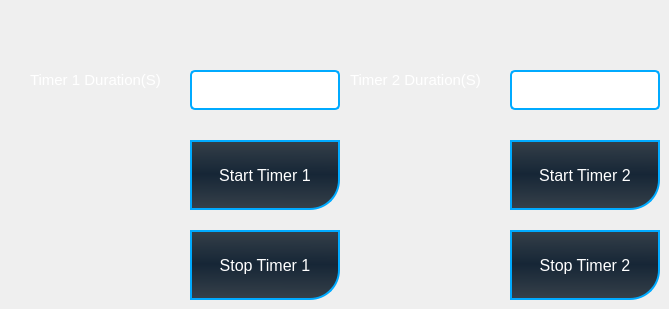
    <widget class="QWidget" name="page_6">
     <widget class="QLabel" name="label_15">
      <property name="geometry">
       <rect>
        <x>30</x>
        <y>70</y>
        <width>151</width>
        <height>20</height>
       </rect>
      </property>
      <property name="font">
       <font>
        <pointsize>11</pointsize>
       </font>
      </property>
      <property name="styleSheet">
       <string notr="true">color:rgb(255, 255, 255)</string>
      </property>
      <property name="text">
       <string>Timer 1 Duration(S)</string>
      </property>
     </widget>
     <widget class="QLabel" name="label_16">
      <property name="geometry">
       <rect>
        <x>350</x>
        <y>70</y>
        <width>151</width>
        <height>20</height>
       </rect>
      </property>
      <property name="font">
       <font>
        <pointsize>11</pointsize>
       </font>
      </property>
      <property name="styleSheet">
       <string notr="true">color:rgb(255, 255, 255)</string>
      </property>
      <property name="text">
       <string>Timer 2 Duration(S)</string>
      </property>
     </widget>
     <widget class="QLineEdit" name="lineEdit_2">
      <property name="geometry">
       <rect>
        <x>190</x>
        <y>70</y>
        <width>150</width>
        <height>40</height>
       </rect>
      </property>
      <property name="styleSheet">
       <string notr="true">
color:rgb(255, 255, 255);
border: 2px solid rgb(0, 170, 255);
border-radius :5px;</string>
      </property>
     </widget>
     <widget class="QLineEdit" name="lineEdit_3">
      <property name="geometry">
       <rect>
        <x>510</x>
        <y>70</y>
        <width>150</width>
        <height>40</height>
       </rect>
      </property>
      <property name="styleSheet">
       <string notr="true">
color:rgb(255, 255, 255);
border: 2px solid rgb(0, 170, 255);
border-radius :5px;</string>
      </property>
     </widget>
     <widget class="QToolButton" name="toolButton_12">
      <property name="geometry">
       <rect>
        <x>190</x>
        <y>140</y>
        <width>150</width>
        <height>70</height>
       </rect>
      </property>
      <property name="font">
       <font>
        <pointsize>12</pointsize>
       </font>
      </property>
      <property name="styleSheet">
       <string notr="true">QToolButton {
background-color:qlineargradient(spread:reflect, x1:0.535816, y1:0.489, x2:0.53051, y2:1, stop:0 rgba(22, 38, 54,255), stop:1 rgba(55,65,74,255));
color:rgb(255, 255, 255);
border: 2px solid rgb(0, 170, 255);
border-bottom-right-radius :30px;
/*border-top-left-radius :30px;*/
/*border-radius: 10px;*/
}
QToolButton:pressed{
background-color:rgb(0, 170, 255)
}</string>
      </property>
      <property name="text">
       <string>Start Timer 1</string>
      </property>
     </widget>
     <widget class="QToolButton" name="toolButton_13">
      <property name="geometry">
       <rect>
        <x>510</x>
        <y>140</y>
        <width>150</width>
        <height>70</height>
       </rect>
      </property>
      <property name="font">
       <font>
        <pointsize>12</pointsize>
       </font>
      </property>
      <property name="styleSheet">
       <string notr="true">QToolButton {
background-color:qlineargradient(spread:reflect, x1:0.535816, y1:0.489, x2:0.53051, y2:1, stop:0 rgba(22, 38, 54,255), stop:1 rgba(55,65,74,255));
color:rgb(255, 255, 255);
border: 2px solid rgb(0, 170, 255);
border-bottom-right-radius :30px;
/*border-top-left-radius :30px;*/
/*border-radius: 10px;*/
}
QToolButton:pressed{
background-color:rgb(0, 170, 255)
}</string>
      </property>
      <property name="text">
       <string>Start Timer 2</string>
      </property>
     </widget>
     <widget class="QPushButton" name="pushButton">
      <property name="geometry">
       <rect>
        <x>200</x>
        <y>70</y>
        <width>130</width>
        <height>35</height>
       </rect>
      </property>
      <property name="styleSheet">
       <string notr="true">background:qlineargradient(spread:pad, x1:0, y1:0, x2:1, y2:0, stop:0 rgba(0, 0, 0, 0), stop:1 rgba(0,0,0,0));
border: 0px solid rgb(0, 170, 255);</string>
      </property>
      <property name="text">
       <string/>
      </property>
     </widget>
     <widget class="QPushButton" name="pushButton_2">
      <property name="geometry">
       <rect>
        <x>520</x>
        <y>70</y>
        <width>130</width>
        <height>35</height>
       </rect>
      </property>
      <property name="styleSheet">
       <string notr="true">background:qlineargradient(spread:pad, x1:0, y1:0, x2:1, y2:0, stop:0 rgba(0, 0, 0, 0), stop:1 rgba(0,0,0,0));
border: 0px solid rgb(0, 170, 255);</string>
      </property>
      <property name="text">
       <string/>
      </property>
     </widget>
     <widget class="QToolButton" name="toolButton_14">
      <property name="geometry">
       <rect>
        <x>190</x>
        <y>230</y>
        <width>150</width>
        <height>70</height>
       </rect>
      </property>
      <property name="font">
       <font>
        <pointsize>12</pointsize>
       </font>
      </property>
      <property name="styleSheet">
       <string notr="true">QToolButton {
background-color:qlineargradient(spread:reflect, x1:0.535816, y1:0.489, x2:0.53051, y2:1, stop:0 rgba(22, 38, 54,255), stop:1 rgba(55,65,74,255));
color:rgb(255, 255, 255);
border: 2px solid rgb(0, 170, 255);
border-bottom-right-radius :30px;
/*border-top-left-radius :30px;*/
/*border-radius: 10px;*/
}
QToolButton:pressed{
background-color:rgb(0, 170, 255)
}</string>
      </property>
      <property name="text">
       <string>Stop Timer 1</string>
      </property>
     </widget>
     <widget class="QToolButton" name="toolButton_15">
      <property name="geometry">
       <rect>
        <x>510</x>
        <y>230</y>
        <width>150</width>
        <height>70</height>
       </rect>
      </property>
      <property name="font">
       <font>
        <pointsize>12</pointsize>
       </font>
      </property>
      <property name="styleSheet">
       <string notr="true">QToolButton {
background-color:qlineargradient(spread:reflect, x1:0.535816, y1:0.489, x2:0.53051, y2:1, stop:0 rgba(22, 38, 54,255), stop:1 rgba(55,65,74,255));
color:rgb(255, 255, 255);
border: 2px solid rgb(0, 170, 255);
border-bottom-right-radius :30px;
/*border-top-left-radius :30px;*/
/*border-radius: 10px;*/
}
QToolButton:pressed{
background-color:rgb(0, 170, 255)
}</string>
      </property>
      <property name="text">
       <string>Stop Timer 2</string>
      </property>
     </widget>
    </widget>
